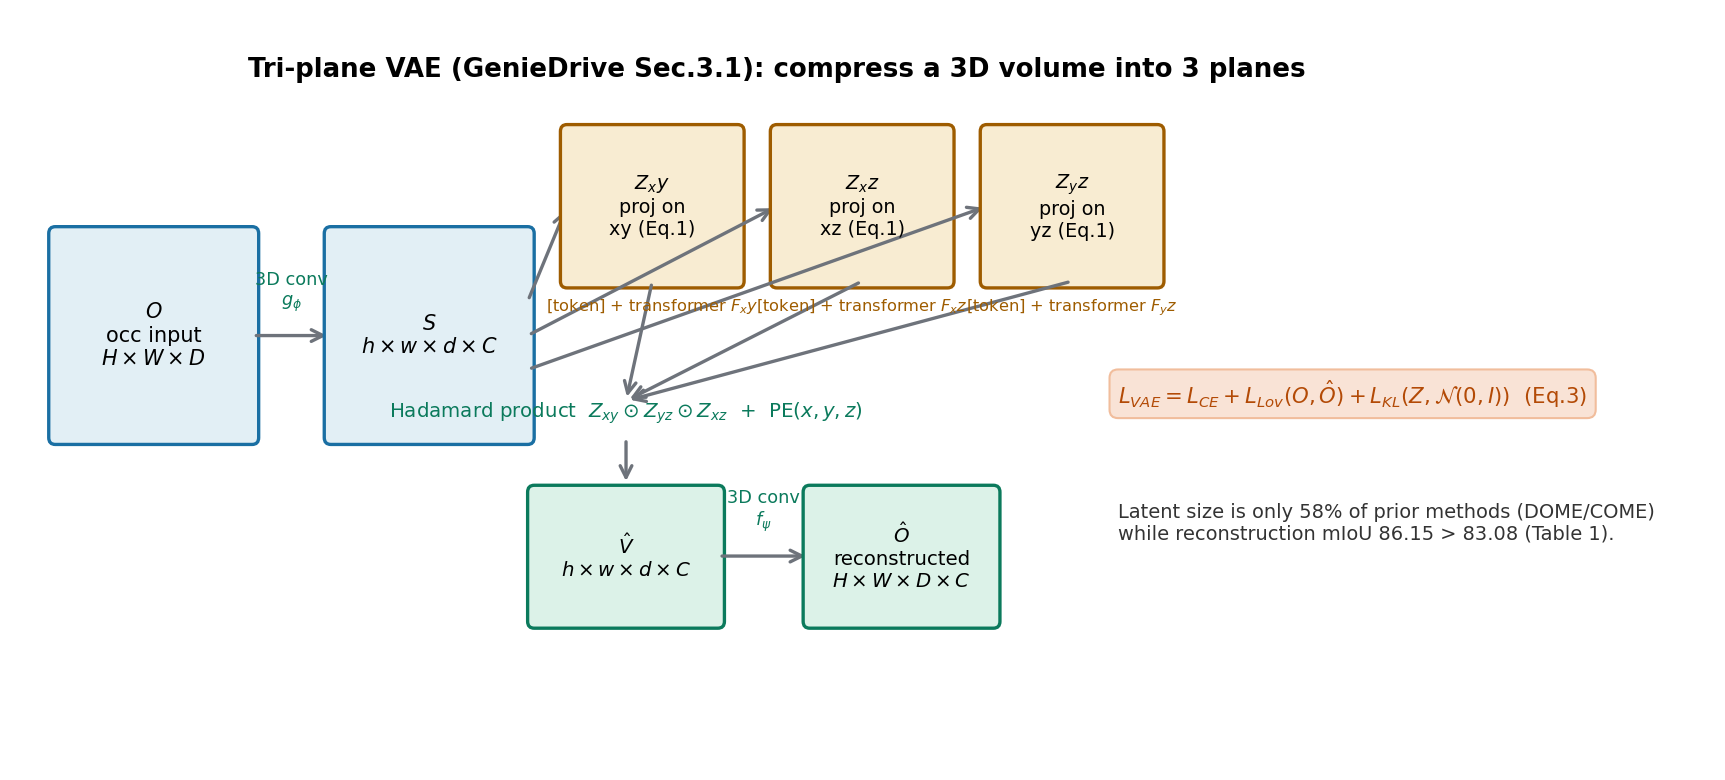

Write Python code to recreate this figure.
"""Self-drawn: tri-plane VAE of GenieDrive (Eq.1-3).
A downsampled voxel feature volume S is projected onto three planes;
each plane is compressed by a transformer with a learnable [CLS]-like
token; decoding multiplies the three planes (Hadamard product) and adds
a positional encoding before upsampling 3D conv.
"""
import matplotlib
matplotlib.use("Agg")
import matplotlib.pyplot as plt
import matplotlib.patches as mpatches
from matplotlib.patches import FancyArrowPatch
import numpy as np

plt.rcParams["font.family"] = "sans-serif"
plt.rcParams["axes.unicode_minus"] = False

fig, ax = plt.subplots(figsize=(11.5, 5.2))
ax.set_xlim(0, 11.5)
ax.set_ylim(0, 5.4)
ax.axis("off")

def tbox(x, y, w, h, txt, fs=9.5, fc="white", ec="#6e737b"):
    r = mpatches.FancyBboxPatch((x, y), w, h, boxstyle="round,pad=0.05",
                                fc=fc, ec=ec, lw=1.6)
    ax.add_patch(r)
    ax.text(x + w/2, y + h/2, txt, ha="center", va="center", fontsize=fs)

def arr(x1, y1, x2, y2, c="#6e737b"):
    ax.add_patch(FancyArrowPatch((x1, y1), (x2, y2), arrowstyle="->",
                                 mutation_scale=14, lw=1.6, color=c))

ax.text(5.75, 5.0, "Tri-plane VAE (GenieDrive Sec.3.1): compress a 3D volume into 3 planes",
        ha="center", fontsize=12.5, weight="bold")

# input volume
tbox(0.25, 2.35, 1.5, 1.5, "$O$\nocc input\n$H\\times W\\times D$", fs=10, fc="#e2eff5", ec="#1a6fa3")
arr(1.75, 3.1, 2.35, 3.1)
ax.text(2.05, 3.32, "3D conv\n$g_\\phi$", fontsize=8.5, ha="center", color="#0b7a5c")
tbox(2.35, 2.35, 1.5, 1.5, "$S$\n$h\\times w\\times d\\times C$", fs=10, fc="#e2eff5", ec="#1a6fa3")

# three planes
planets = [("xy", "z"), ("xz", "y"), ("yz", "x")]
px = [4.15, 5.75, 7.35]
for (pn, rd), x in zip(planets, px):
    arr(3.85, 3.35 if pn=="xy" else 3.1 if pn=="xz" else 2.85, x, 4.05)
    tbox(x, 3.5, 1.3, 1.1, f"$Z_{pn}$\nproj on\n{pn} (Eq.1)", fs=9.2, fc="#f8ecd2", ec="#9e5c00")
    ax.text(x+0.65, 3.28, f"[token] + transformer $F_{pn}$", fontsize=7.8, ha="center", color="#9e5c00")

ax.text(4.6, 2.5, "Hadamard product  $Z_{xy}\\odot Z_{yz}\\odot Z_{xz}$  +  PE($x,y,z$)", fontsize=9.5,
        ha="center", color="#0b7a5c")
for x in px:
    arr(x+0.65, 3.5, 4.6, 2.62)
arr(4.6, 2.35, 4.6, 2.0)

tbox(3.9, 1.0, 1.4, 0.95, "$\\hat{V}$\n$h\\times w\\times d\\times C$", fs=9.5, fc="#dcf2e8", ec="#0b7a5c")
arr(5.3, 1.48, 6.0, 1.48)
ax.text(5.65, 1.7, "3D conv\n$f_\\psi$", fontsize=8.5, ha="center", color="#0b7a5c")
tbox(6.0, 1.0, 1.4, 0.95, "$\\hat{O}$\nreconstructed\n$H\\times W\\times D\\times C$", fs=9.5, fc="#dcf2e8", ec="#0b7a5c")

ax.text(8.35, 2.6, "$L_{VAE}=L_{CE}+L_{Lov}(O,\\hat{O})+L_{KL}(Z,\\mathcal{N}(0,I))$  (Eq.3)", fontsize=10.2,
        color="#b34a06", bbox=dict(fc="#f9e3d6", ec="#f1bd9c", boxstyle="round,pad=0.4"))
ax.text(8.35, 1.6, "Latent size is only 58% of prior methods (DOME/COME)\n"
                   "while reconstruction mIoU 86.15 > 83.08 (Table 1).", fontsize=9.3, color="#333333")

plt.tight_layout()
plt.savefig("/home/hatch/workspace/your_files/paper-xray-100/papers/042-WM-geniedrive/fig-triplane.png", dpi=150)
print("saved fig-triplane.png")
